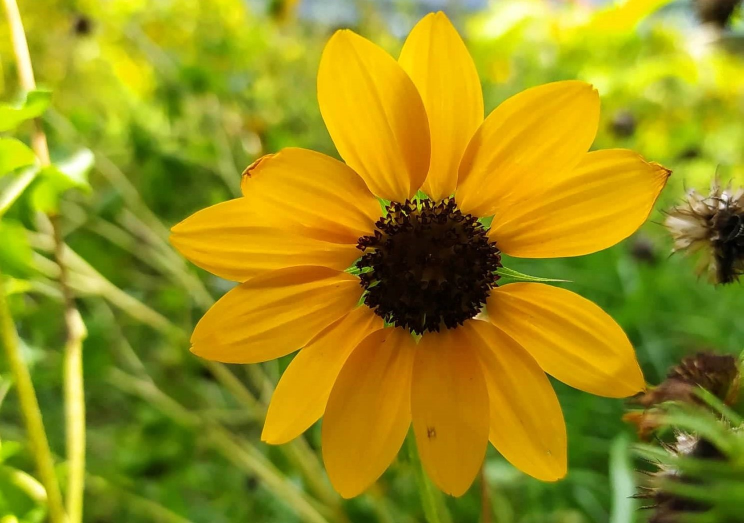
#> input picture assignment5/sunflower.jpg, 1487 x 1046 px (shown at 1/2 size)
$ python assignment.py
#> lines starting #> are read from the running program, lines starting #| are printed output that depends on the picture; after the words box and inside, x2 and y2 are one past the last pixel; in counts of white or black regions, pixels touching at a corner belong together
import matplotlib.pyplot as plt
import cv2
import numpy as np

def main():
    img_path = './sunflower.jpg'
    image_rgb = plt.imread(img_path)
#> image_rgb is the input picture: shape (1046, 1487, 3); mean R, G, B 154.4, 144.7, 23.3

    w,h = image_rgb.shape[:2]
#> w = 1046; h = 1487
    print(image_rgb.shape)
#| (1046, 1487, 3)

    image_grayscale = cv2.cvtColor(image_rgb, cv2.COLOR_RGB2GRAY)
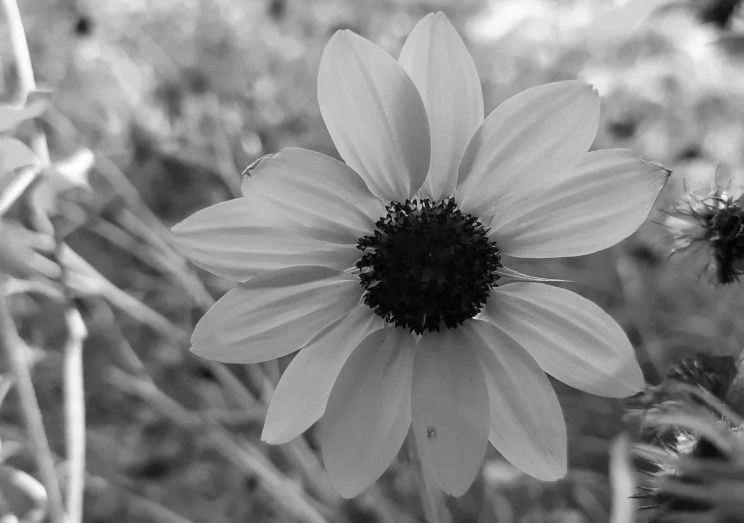
#> image_grayscale: shape (1046, 1487) (shown at 1/2 size); min 0, max 254, mean 133.7

    # binary mask on grayscale image
    #===========================================
    image_grayscale = cv2.cvtColor(image_rgb, cv2.COLOR_RGB2GRAY)
    binary_mask = np.zeros((w,h), dtype = np.uint8)

    for i in range(400,675):
        for j in range(700,1000):
            binary_mask[i][j] = 255

    outputImage = cv2.bitwise_and(image_grayscale, image_grayscale, mask = binary_mask)

    images = [image_rgb, image_grayscale, binary_mask, outputImage]
    titles = ['RGB','Grayscale','Binary Mask', 'Binary Masked Image']


    # [14 lines of commented-out code are left out]
    slice_shells = []
    bit_operators =[1,2,4,8,16,32,64,128]
    for i in range(8):
        slice_shells.append(np.ones((w,h), dtype = np.uint8)* bit_operators[i])


    # for i in range(8):
    #     slice_shells[i]= slice_shells[i] * bit_operators[i]

    sliced_images = []

    for i in range(8):
        sliced = cv2.bitwise_and(image_grayscale, slice_shells[i], mask =None )
        sliced_images.append(sliced)
#> this loop made 8 passes
#> pass 1, in main, `sliced = cv2.bitwise_and(image_grayscale, slice_shells[i], mask =None )`:
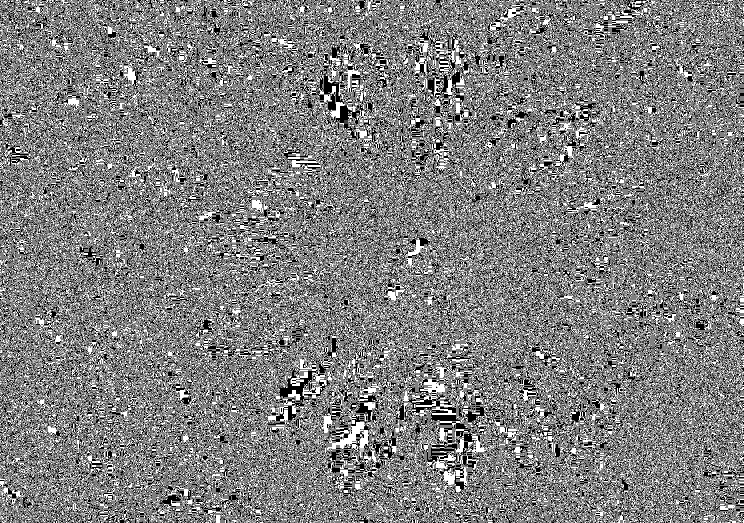
#> sliced: shape (1046, 1487) (shown at 1/2 size); values 0 (black) and 1 (white), 49.9% white in thin lines or dots
#> pass 3, in main, `sliced = cv2.bitwise_and(image_grayscale, slice_shells[i], mask =None )`:
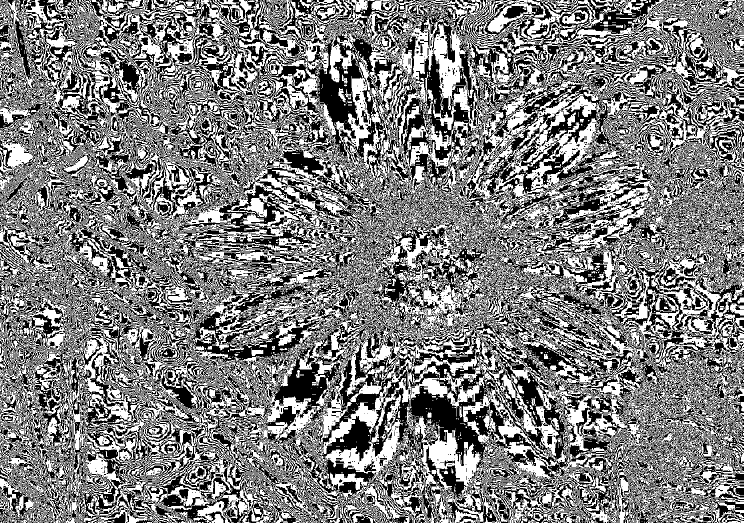
#> sliced: shape (1046, 1487) (shown at 1/2 size); values 0 (black) and 4 (white), 49.7% white; 4524 white regions (4270 under 20 px), largest, box (x1, y1, x2, y2) and area: (0, 0, 1487, 1046) 737236, (769, 788, 802, 868) 748, (430, 0, 503, 50) 662
#> after the loop, sliced_images = 8 items


    images = images + sliced_images
#> images = 12 items
    titles = titles + ['Sliced 1', 'Sliced 2', 'Sliced 3', 'Sliced 4', 'Sliced 5', 'Sliced 6', 'Sliced 7', 'Sliced 8']

    # sobel and laplacian apply
    #===========================================
    laplacian = np.array([[-1, -1, -1],
                        [-1, 8, -1],
                        [-1, -1, -1]])

    sobel = np.array([[-1, 0, 1],
                    [-2, 0, 2],
                    [-1, 0, 1]])
#> sobel = [[-1, 0, 1], [-2, 0, 2], [-1, 0, 1]]

    sobel_applied_image = cv2.filter2D(image_grayscale, -1, sobel)
    laplacian_applied_image = cv2.filter2D(image_grayscale, -1, laplacian)
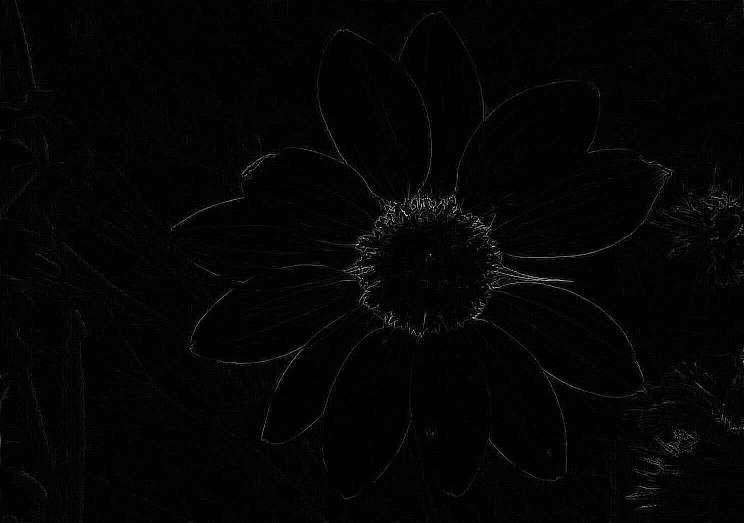
#> laplacian_applied_image: shape (1046, 1487) (shown at 1/2 size); min 0, max 255, mean 3.9

    images = images + [sobel_applied_image, laplacian_applied_image]
#> images = 14 items
    titles = titles + ['Sobel', 'Laplacian']

    plot_img(images, titles)

def plot_img(image_set, title_set):
    n = len(image_set)
#> n = 14
    for i in range(n):
        plt.figure(figsize = (15, 10))
        img = image_set[i]
        ch = len(img.shape)

        # plt.subplot( 5, 3, i + 1)
        if (ch == 3):
            plt.imshow(image_set[i])
        else:
            plt.imshow(image_set[i], cmap = 'gray')
        plt.title(title_set[i])
        plt.savefig('./'+title_set[i]+'.jpg')
    # plt.show()


if __name__ == '__main__':
    main()

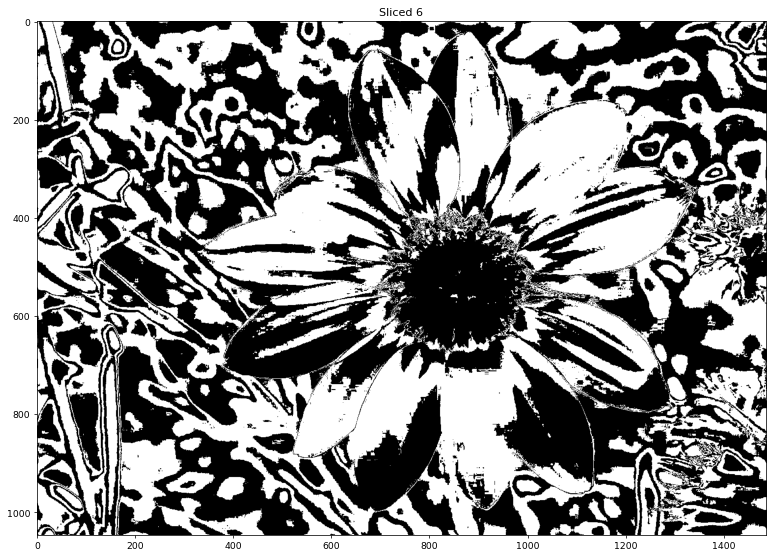
#> figure drawn by matplotlib, 1 panel
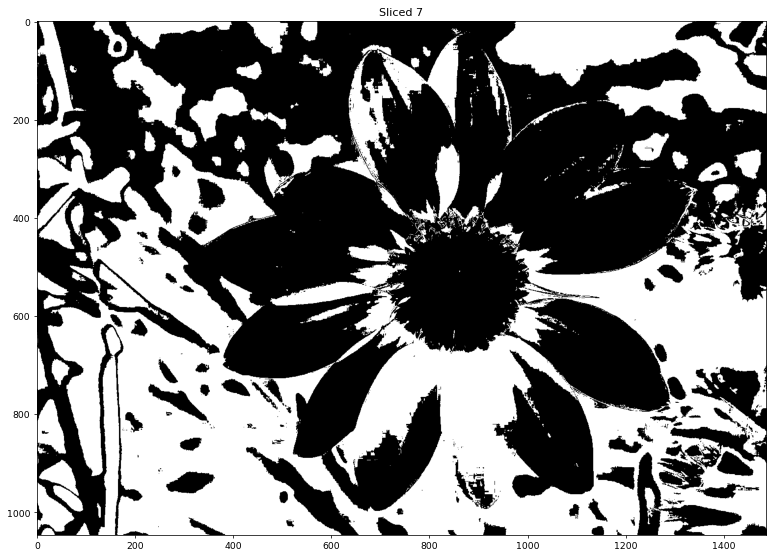
#> figure drawn by matplotlib, 1 panel
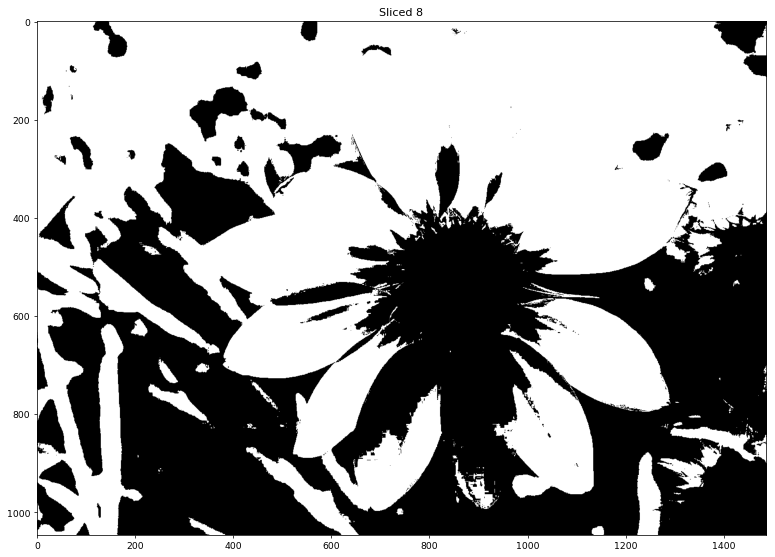
#> figure drawn by matplotlib, 1 panel

$ run again, with assignment5/RGB.jpg copied over assignment5/sunflower.jpg
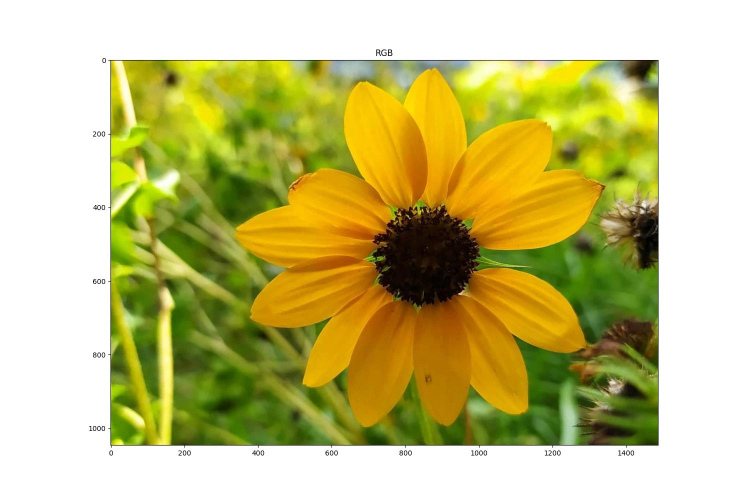
#> input picture assignment5/RGB.jpg, 1500 x 1000 px (shown at 1/2 size)
#> in main, image_rgb is the input picture: shape (1000, 1500, 3); mean R, G, B 197.3, 191.8, 124
#| (1000, 1500, 3)
#> the loop in main, `for i in range(8):` made 8 passes
#> pass 1, in main, `sliced = cv2.bitwise_and(image_grayscale, slice_shells[i], mask =None )`:
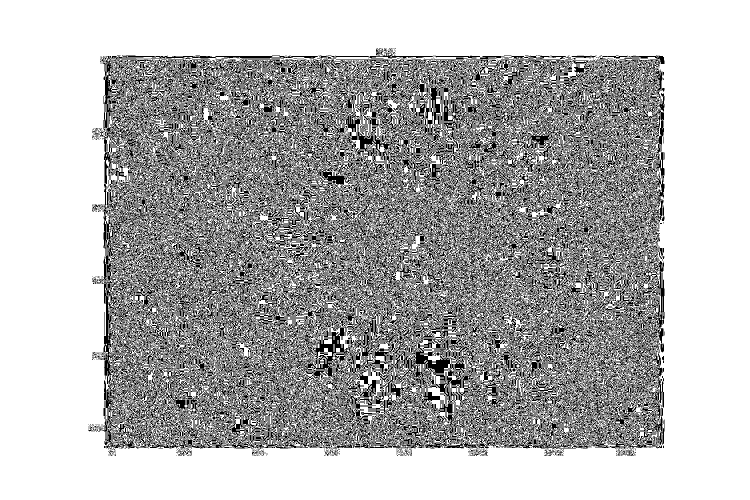
#> sliced: shape (1000, 1500) (shown at 1/2 size); values 0 (black) and 1 (white), 70.3% white; black in thin lines or dots, all inside (x1, y1, x2, y2) = (176, 96, 1329, 912)
#> after the loop in main, `for i in range(8):`: sliced_images = 8 items
#> in main, `images = images + sliced_images`: images = 12 items
#> in main, `images = images + [sobel_applied_image, laplacian_applied_image]`: images = 14 items
#> n = 14
#> ``:
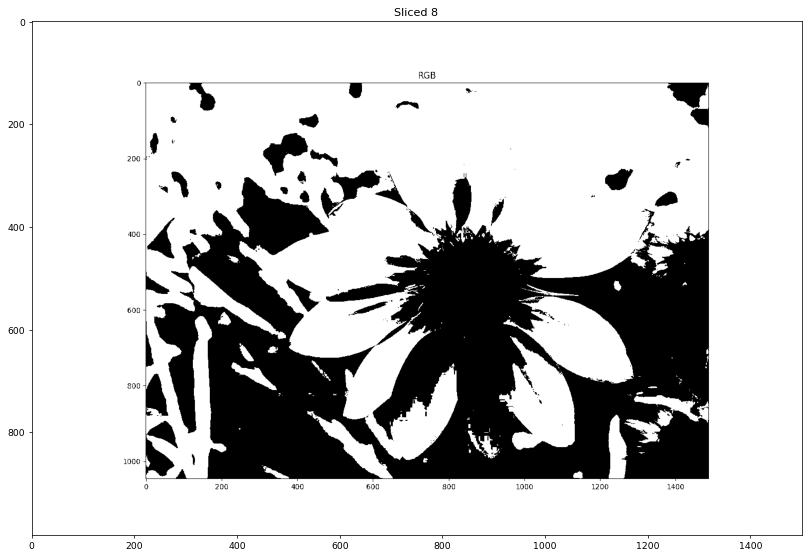
#> figure drawn by matplotlib, 1 panel

$ run again, with assignment5/Sliced 1.jpg copied over assignment5/sunflower.jpg
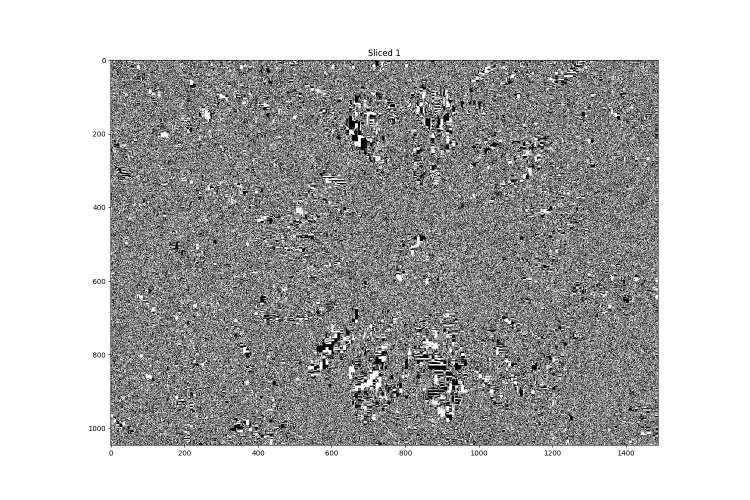
#> input picture assignment5/Sliced 1.jpg, 1500 x 1000 px (shown at 1/2 size)
#> in main, image_rgb is the input picture: shape (1000, 1500, 3); min 0, max 255, mean 182.4
#| (1000, 1500, 3)
#> after the loop in main, `for i in range(8):`: sliced_images = 8 items
#> in main, `images = images + sliced_images`: images = 12 items
#> in main, `laplacian_applied_image = cv2.filter2D(image_grayscale, -1, laplacian)`:
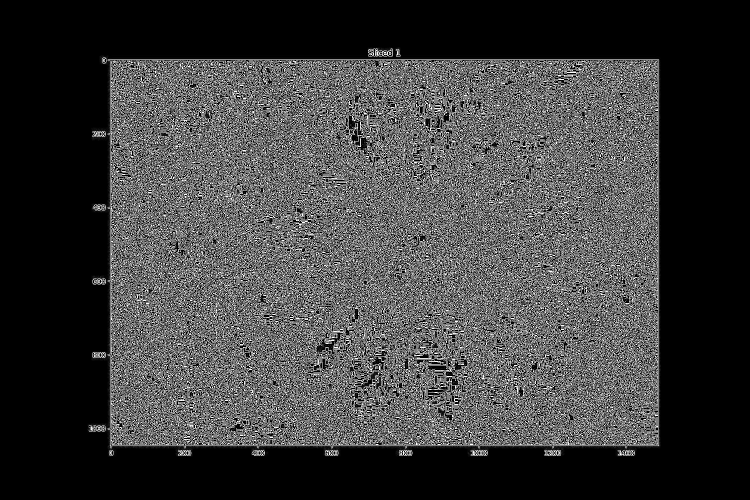
#> laplacian_applied_image: shape (1000, 1500) (shown at 1/2 size); min 0, max 255, mean 62.5
#> in main, `images = images + [sobel_applied_image, laplacian_applied_image]`: images = 14 items
#> n = 14
#> ``:
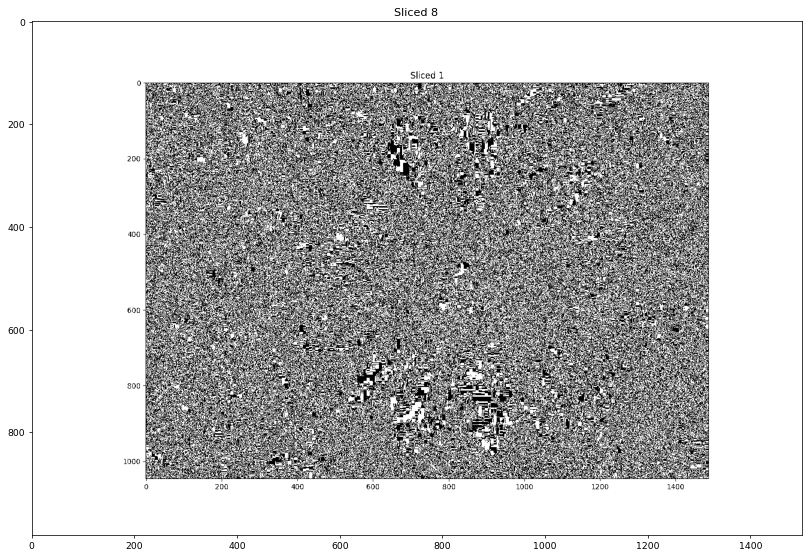
#> figure drawn by matplotlib, 1 panel
